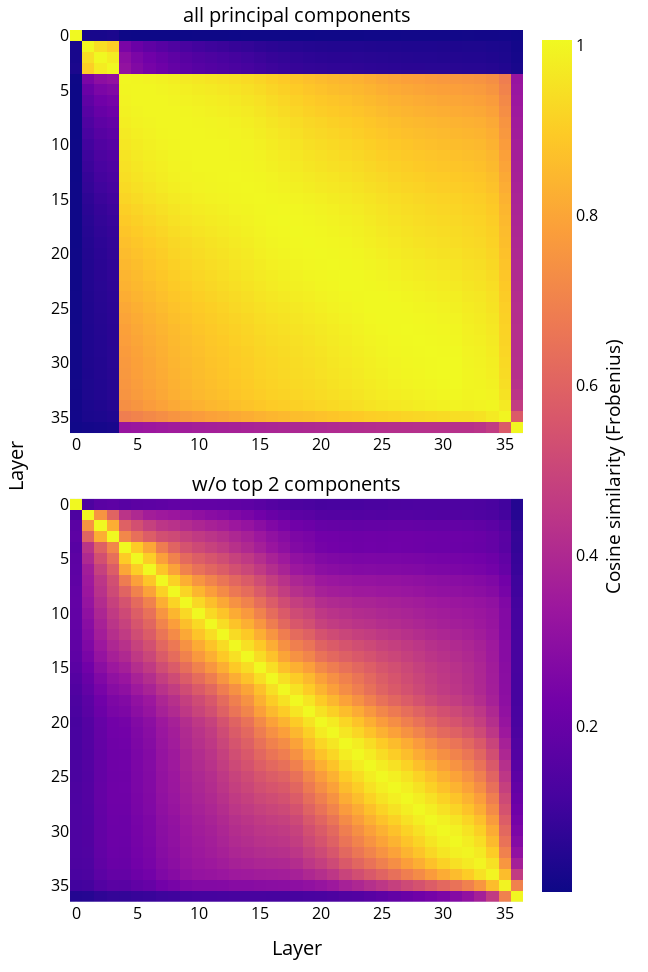

Source (notebook cell):
### Code cell
from plotly.subplots import make_subplots
import plotly.graph_objects as go
import plotly.express as px


TEXT_WIDTH = 6.75 * 96

fig = make_subplots(
    rows=2, cols=1,
    vertical_spacing=0.075,
    # shared_yaxes=True,
    subplot_titles=("all principal components", "w/o top 2 components"),
    x_title="Layer",
    y_title="Layer"
).add_trace(
    go.Heatmap(
        z=frobenius_similarities(covs).cpu(),
        coloraxis="coloraxis",
    ),
    row=1, col=1
).add_trace(
    go.Heatmap(
        z=frobenius_similarities(trimmed_covs).cpu(),
        coloraxis="coloraxis",
    ),
    row=2, col=1
).update_annotations(
    font=dict(size=20, color="black"),
).update_layout(
    coloraxis_colorbar=dict(
        title=dict(
            side="right",
            text="Cosine similarity (Frobenius)",
        )
    ),
    font=dict(size=16, color="black"),
    height=TEXT_WIDTH * 1.5,
    margin_l=70,
    margin_r=30,
    margin_t=30,
    margin_b=70,
    width=TEXT_WIDTH,
    # title="Similarity of covariance across depth (Pythia 12B)"
).update_xaxes(
    dtick=5
).update_yaxes(
    autorange="reversed",
    dtick=5,
)
fig

### Figure 1 — Plotly figure (JSON) as saved in the notebook; plotly's stock layout.template omitted (floating-point values rounded to 4 significant figures; data arrays with more than 128 entries replaced by an {"elided": "..."} marker saying what was removed)
{"data": [{"autocolorscale": false, "coloraxis": "coloraxis", "colorscale": [[0, "rgb(127,39,4)"], [0.125, "rgb(166,54,3)"], [0.25, "rgb(217,72,1)"], [0.375, "rgb(241,105,19)"], [0.5, "rgb(253,141,60)"], [0.625, "rgb(253,174,107)"], [0.75, "rgb(253,208,162)"], [0.875, "rgb(254,230,206)"], [1, "rgb(255,245,235)"]], "type": "heatmap", "xaxis": "x", "yaxis": "y", "z": {"elided": "37x37 float values"}}, {"autocolorscale": false, "coloraxis": "coloraxis", "colorscale": [[0, "rgb(127,39,4)"], [0.125, "rgb(166,54,3)"], [0.25, "rgb(217,72,1)"], [0.375, "rgb(241,105,19)"], [0.5, "rgb(253,141,60)"], [0.625, "rgb(253,174,107)"], [0.75, "rgb(253,208,162)"], [0.875, "rgb(254,230,206)"], [1, "rgb(255,245,235)"]], "type": "heatmap", "xaxis": "x2", "yaxis": "y2", "z": {"elided": "37x37 float values"}}], "layout": {"annotations": [{"font": {"color": "black", "size": 20}, "showarrow": false, "text": "all principal components", "x": 0.5, "xanchor": "center", "xref": "paper", "y": 1, "yanchor": "bottom", "yref": "paper"}, {"font": {"color": "black", "size": 20}, "showarrow": false, "text": "w/o top 2 components", "x": 0.5, "xanchor": "center", "xref": "paper", "y": 0.4625, "yanchor": "bottom", "yref": "paper"}, {"font": {"color": "black", "size": 20}, "showarrow": false, "text": "Layer", "x": 0.5, "xanchor": "center", "xref": "paper", "y": 0, "yanchor": "top", "yref": "paper", "yshift": -30}, {"font": {"color": "black", "size": 20}, "showarrow": false, "text": "Layer", "textangle": -90, "x": 0, "xanchor": "right", "xref": "paper", "xshift": -40, "y": 0.5, "yanchor": "middle", "yref": "paper"}], "coloraxis": {"colorbar": {"title": {"side": "right", "text": "Cosine similarity (Frobenius)"}}}, "font": {"color": "black", "size": 16}, "height": 972, "margin": {"b": 70, "l": 70, "r": 30, "t": 30}, "width": 648, "xaxis": {"anchor": "y", "domain": [0, 1], "dtick": 5}, "xaxis2": {"anchor": "y2", "domain": [0, 1], "dtick": 5}, "yaxis": {"anchor": "x", "autorange": "reversed", "domain": [0.5375, 1], "dtick": 5}, "yaxis2": {"anchor": "x2", "autorange": "reversed", "domain": [0, 0.4625], "dtick": 5}}}
